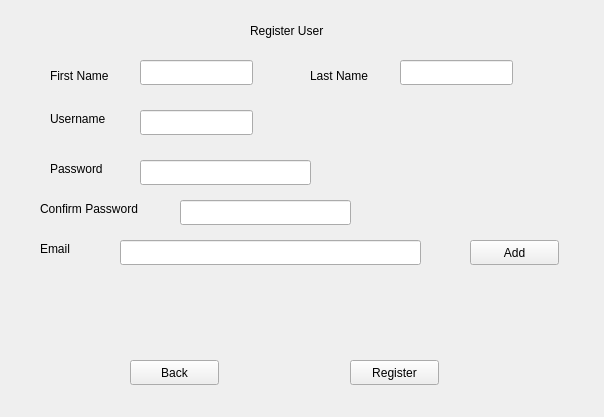
<?xml version="1.0" encoding="UTF-8"?>
<ui version="4.0">
 <class>Form</class>
 <widget class="QWidget" name="Form">
  <property name="geometry">
   <rect>
    <x>0</x>
    <y>0</y>
    <width>604</width>
    <height>417</height>
   </rect>
  </property>
  <property name="windowTitle">
   <string>Form</string>
  </property>
  <widget class="QLabel" name="label">
   <property name="geometry">
    <rect>
     <x>50</x>
     <y>60</y>
     <width>81</width>
     <height>31</height>
    </rect>
   </property>
   <property name="text">
    <string>First Name</string>
   </property>
  </widget>
  <widget class="QLineEdit" name="lineEdit">
   <property name="geometry">
    <rect>
     <x>140</x>
     <y>60</y>
     <width>113</width>
     <height>25</height>
    </rect>
   </property>
  </widget>
  <widget class="QLabel" name="label_2">
   <property name="geometry">
    <rect>
     <x>310</x>
     <y>60</y>
     <width>81</width>
     <height>31</height>
    </rect>
   </property>
   <property name="text">
    <string>Last Name</string>
   </property>
  </widget>
  <widget class="QLineEdit" name="lineEdit_2">
   <property name="geometry">
    <rect>
     <x>400</x>
     <y>60</y>
     <width>113</width>
     <height>25</height>
    </rect>
   </property>
  </widget>
  <widget class="QLabel" name="label_3">
   <property name="geometry">
    <rect>
     <x>50</x>
     <y>110</y>
     <width>71</width>
     <height>17</height>
    </rect>
   </property>
   <property name="text">
    <string>Username</string>
   </property>
  </widget>
  <widget class="QLineEdit" name="lineEdit_3">
   <property name="geometry">
    <rect>
     <x>140</x>
     <y>110</y>
     <width>113</width>
     <height>25</height>
    </rect>
   </property>
  </widget>
  <widget class="QLabel" name="label_4">
   <property name="geometry">
    <rect>
     <x>50</x>
     <y>160</y>
     <width>67</width>
     <height>17</height>
    </rect>
   </property>
   <property name="text">
    <string>Password</string>
   </property>
  </widget>
  <widget class="QLineEdit" name="lineEdit_4">
   <property name="geometry">
    <rect>
     <x>140</x>
     <y>160</y>
     <width>171</width>
     <height>25</height>
    </rect>
   </property>
  </widget>
  <widget class="QLabel" name="label_5">
   <property name="geometry">
    <rect>
     <x>40</x>
     <y>200</y>
     <width>131</width>
     <height>17</height>
    </rect>
   </property>
   <property name="text">
    <string>Confirm Password</string>
   </property>
  </widget>
  <widget class="QLineEdit" name="lineEdit_5">
   <property name="geometry">
    <rect>
     <x>180</x>
     <y>200</y>
     <width>171</width>
     <height>25</height>
    </rect>
   </property>
  </widget>
  <widget class="QPushButton" name="pushButton_2">
   <property name="geometry">
    <rect>
     <x>130</x>
     <y>360</y>
     <width>89</width>
     <height>25</height>
    </rect>
   </property>
   <property name="text">
    <string>Back</string>
   </property>
  </widget>
  <widget class="QPushButton" name="pushButton_3">
   <property name="geometry">
    <rect>
     <x>350</x>
     <y>360</y>
     <width>89</width>
     <height>25</height>
    </rect>
   </property>
   <property name="text">
    <string>Register</string>
   </property>
  </widget>
  <widget class="QLabel" name="label_7">
   <property name="geometry">
    <rect>
     <x>250</x>
     <y>10</y>
     <width>131</width>
     <height>41</height>
    </rect>
   </property>
   <property name="text">
    <string>Register User</string>
   </property>
  </widget>
  <widget class="QLabel" name="label_14">
   <property name="geometry">
    <rect>
     <x>40</x>
     <y>240</y>
     <width>67</width>
     <height>17</height>
    </rect>
   </property>
   <property name="text">
    <string>Email</string>
   </property>
  </widget>
  <widget class="QWidget" name="widget" native="true">
   <property name="geometry">
    <rect>
     <x>100</x>
     <y>230</y>
     <width>521</width>
     <height>101</height>
    </rect>
   </property>
   <widget class="QLineEdit" name="lineEdit_12">
    <property name="geometry">
     <rect>
      <x>20</x>
      <y>10</y>
      <width>301</width>
      <height>25</height>
     </rect>
    </property>
    <property name="text">
     <string/>
    </property>
   </widget>
   <widget class="QPushButton" name="pushButton_4">
    <property name="geometry">
     <rect>
      <x>370</x>
      <y>10</y>
      <width>89</width>
      <height>25</height>
     </rect>
    </property>
    <property name="text">
     <string>Add</string>
    </property>
   </widget>
  </widget>
 </widget>
 <resources/>
 <connections/>
</ui>
